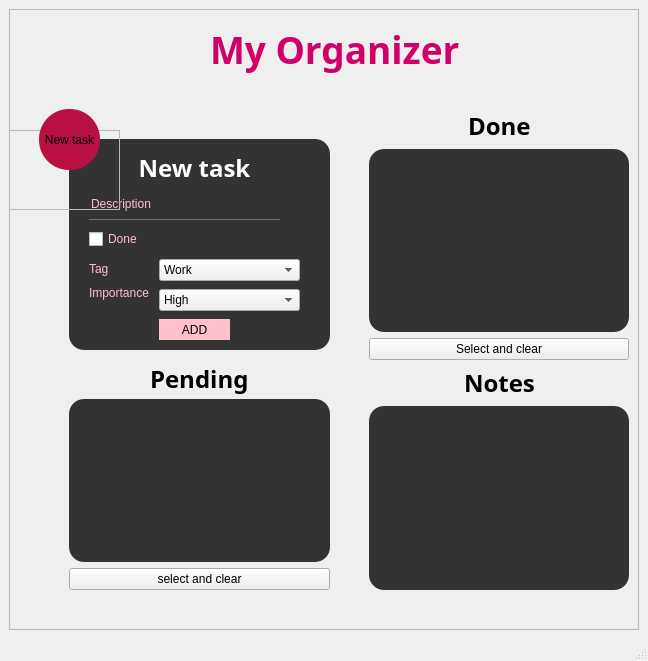
<?xml version="1.0" encoding="UTF-8"?>
<ui version="4.0">
 <class>todomvc</class>
 <widget class="QMainWindow" name="todomvc">
  <property name="geometry">
   <rect>
    <x>0</x>
    <y>0</y>
    <width>648</width>
    <height>661</height>
   </rect>
  </property>
  <property name="windowTitle">
   <string>todomvc</string>
  </property>
  <property name="styleSheet">
   <string notr="true">QpushButton
{
border-radius:60px;
background :pink;
}</string>
  </property>
  <widget class="QWidget" name="centralwidget">
   <layout class="QVBoxLayout" name="verticalLayout_4">
    <item>
     <widget class="QFrame" name="frame">
      <property name="frameShape">
       <enum>QFrame::StyledPanel</enum>
      </property>
      <property name="frameShadow">
       <enum>QFrame::Raised</enum>
      </property>
      <widget class="QFrame" name="frame_2">
       <property name="geometry">
        <rect>
         <x>-9</x>
         <y>121</y>
         <width>120</width>
         <height>80</height>
        </rect>
       </property>
       <property name="frameShape">
        <enum>QFrame::StyledPanel</enum>
       </property>
       <property name="frameShadow">
        <enum>QFrame::Raised</enum>
       </property>
      </widget>
      <widget class="QWidget" name="layoutWidget_2">
       <property name="geometry">
        <rect>
         <x>360</x>
         <y>100</y>
         <width>260</width>
         <height>481</height>
        </rect>
       </property>
       <layout class="QVBoxLayout" name="verticalLayout_5">
        <item>
         <layout class="QHBoxLayout" name="horizontalLayout_4">
          <item>
           <spacer name="horizontalSpacer_7">
            <property name="orientation">
             <enum>Qt::Horizontal</enum>
            </property>
            <property name="sizeHint" stdset="0">
             <size>
              <width>68</width>
              <height>20</height>
             </size>
            </property>
           </spacer>
          </item>
          <item>
           <widget class="QLabel" name="label_6">
            <property name="font">
             <font>
              <family>Segoe Script</family>
              <pointsize>18</pointsize>
              <bold>true</bold>
             </font>
            </property>
            <property name="text">
             <string>Done</string>
            </property>
           </widget>
          </item>
          <item>
           <spacer name="horizontalSpacer_8">
            <property name="orientation">
             <enum>Qt::Horizontal</enum>
            </property>
            <property name="sizeHint" stdset="0">
             <size>
              <width>68</width>
              <height>20</height>
             </size>
            </property>
           </spacer>
          </item>
         </layout>
        </item>
        <item>
         <layout class="QVBoxLayout" name="verticalLayout_3">
          <item>
           <widget class="QListView" name="listView">
            <property name="font">
             <font>
              <pointsize>18</pointsize>
             </font>
            </property>
            <property name="styleSheet">
             <string notr="true">#listView 
{
background : #333;
border-radius:15px;
color : white;
}</string>
            </property>
           </widget>
          </item>
          <item>
           <widget class="QPushButton" name="clearSelect">
            <property name="text">
             <string>Select and clear</string>
            </property>
           </widget>
          </item>
         </layout>
        </item>
        <item>
         <layout class="QVBoxLayout" name="verticalLayout">
          <item>
           <layout class="QHBoxLayout" name="horizontalLayout_2">
            <item>
             <spacer name="horizontalSpacer_5">
              <property name="orientation">
               <enum>Qt::Horizontal</enum>
              </property>
              <property name="sizeHint" stdset="0">
               <size>
                <width>38</width>
                <height>20</height>
               </size>
              </property>
             </spacer>
            </item>
            <item>
             <widget class="QLabel" name="label_7">
              <property name="font">
               <font>
                <family>Segoe Script</family>
                <pointsize>18</pointsize>
                <bold>true</bold>
               </font>
              </property>
              <property name="text">
               <string>Notes</string>
              </property>
             </widget>
            </item>
            <item>
             <spacer name="horizontalSpacer_6">
              <property name="orientation">
               <enum>Qt::Horizontal</enum>
              </property>
              <property name="sizeHint" stdset="0">
               <size>
                <width>38</width>
                <height>20</height>
               </size>
              </property>
             </spacer>
            </item>
           </layout>
          </item>
          <item>
           <widget class="QTextEdit" name="textEdit">
            <property name="styleSheet">
             <string notr="true">#textEdit 
{
background : #333;
border-radius : 15px;
}</string>
            </property>
           </widget>
          </item>
         </layout>
        </item>
       </layout>
      </widget>
      <widget class="QFrame" name="frame_3">
       <property name="geometry">
        <rect>
         <x>60</x>
         <y>130</y>
         <width>261</width>
         <height>211</height>
        </rect>
       </property>
       <property name="styleSheet">
        <string notr="true">QFrame {
background :#333;
border-radius:15px;
}</string>
       </property>
       <property name="frameShape">
        <enum>QFrame::StyledPanel</enum>
       </property>
       <property name="frameShadow">
        <enum>QFrame::Raised</enum>
       </property>
       <widget class="QPushButton" name="pushButton">
        <property name="geometry">
         <rect>
          <x>90</x>
          <y>180</y>
          <width>71</width>
          <height>21</height>
         </rect>
        </property>
        <property name="styleSheet">
         <string notr="true">#pushButton
{
border-radius:15px;
background :pink;
}
#pushButton:hover
{
color:pink;
border-radius:15px;
background :#333;
}
</string>
        </property>
        <property name="text">
         <string>ADD</string>
        </property>
       </widget>
       <widget class="QLineEdit" name="lineEdit">
        <property name="geometry">
         <rect>
          <x>20</x>
          <y>50</y>
          <width>191</width>
          <height>31</height>
         </rect>
        </property>
        <property name="styleSheet">
         <string notr="true">#lineEdit
{
background:transparent;
border:none;
color:pink;
border-bottom:1px solid #717072;
}</string>
        </property>
        <property name="inputMask">
         <string/>
        </property>
        <property name="text">
         <string>Description</string>
        </property>
       </widget>
       <widget class="QCheckBox" name="checkBox">
        <property name="geometry">
         <rect>
          <x>20</x>
          <y>90</y>
          <width>51</width>
          <height>20</height>
         </rect>
        </property>
        <property name="autoFillBackground">
         <bool>false</bool>
        </property>
        <property name="styleSheet">
         <string notr="true">#checkBox 
{
color:pink;

}</string>
        </property>
        <property name="text">
         <string>Done</string>
        </property>
       </widget>
       <widget class="QComboBox" name="comboBox">
        <property name="geometry">
         <rect>
          <x>90</x>
          <y>120</y>
          <width>141</width>
          <height>22</height>
         </rect>
        </property>
        <property name="palette">
         <palette>
          <active>
           <colorrole role="Button">
            <brush brushstyle="SolidPattern">
             <color alpha="255">
              <red>255</red>
              <green>192</green>
              <blue>203</blue>
             </color>
            </brush>
           </colorrole>
           <colorrole role="Base">
            <brush brushstyle="SolidPattern">
             <color alpha="255">
              <red>255</red>
              <green>192</green>
              <blue>203</blue>
             </color>
            </brush>
           </colorrole>
           <colorrole role="Window">
            <brush brushstyle="SolidPattern">
             <color alpha="255">
              <red>255</red>
              <green>192</green>
              <blue>203</blue>
             </color>
            </brush>
           </colorrole>
          </active>
          <inactive>
           <colorrole role="Button">
            <brush brushstyle="SolidPattern">
             <color alpha="255">
              <red>240</red>
              <green>240</green>
              <blue>240</blue>
             </color>
            </brush>
           </colorrole>
           <colorrole role="Base">
            <brush brushstyle="SolidPattern">
             <color alpha="255">
              <red>255</red>
              <green>255</green>
              <blue>255</blue>
             </color>
            </brush>
           </colorrole>
           <colorrole role="Window">
            <brush brushstyle="SolidPattern">
             <color alpha="255">
              <red>240</red>
              <green>240</green>
              <blue>240</blue>
             </color>
            </brush>
           </colorrole>
          </inactive>
          <disabled>
           <colorrole role="Button">
            <brush brushstyle="SolidPattern">
             <color alpha="255">
              <red>255</red>
              <green>192</green>
              <blue>203</blue>
             </color>
            </brush>
           </colorrole>
           <colorrole role="Base">
            <brush brushstyle="SolidPattern">
             <color alpha="255">
              <red>255</red>
              <green>192</green>
              <blue>203</blue>
             </color>
            </brush>
           </colorrole>
           <colorrole role="Window">
            <brush brushstyle="SolidPattern">
             <color alpha="255">
              <red>255</red>
              <green>192</green>
              <blue>203</blue>
             </color>
            </brush>
           </colorrole>
          </disabled>
         </palette>
        </property>
        <property name="styleSheet">
         <string notr="true"/>
        </property>
        <item>
         <property name="text">
          <string>Work</string>
         </property>
         <property name="icon">
          <iconset theme="work">
           <normaloff>.</normaloff>.</iconset>
         </property>
        </item>
        <item>
         <property name="text">
          <string>Personal</string>
         </property>
        </item>
        <item>
         <property name="text">
          <string>other</string>
         </property>
        </item>
       </widget>
       <widget class="QComboBox" name="comboBox_2">
        <property name="geometry">
         <rect>
          <x>90</x>
          <y>150</y>
          <width>141</width>
          <height>22</height>
         </rect>
        </property>
        <item>
         <property name="text">
          <string>High</string>
         </property>
        </item>
        <item>
         <property name="text">
          <string>Medium</string>
         </property>
        </item>
        <item>
         <property name="text">
          <string>Low</string>
         </property>
        </item>
       </widget>
       <widget class="QLabel" name="label_2">
        <property name="geometry">
         <rect>
          <x>20</x>
          <y>120</y>
          <width>31</width>
          <height>21</height>
         </rect>
        </property>
        <property name="text">
         <string>&lt;html&gt;&lt;head/&gt;&lt;body&gt;&lt;p&gt;&lt;span style=&quot; color:pink;&quot;&gt;Tag&lt;/span&gt;&lt;/p&gt;&lt;/body&gt;&lt;/html&gt;</string>
        </property>
       </widget>
       <widget class="QLabel" name="label_3">
        <property name="geometry">
         <rect>
          <x>20</x>
          <y>140</y>
          <width>64</width>
          <height>28</height>
         </rect>
        </property>
        <property name="text">
         <string>&lt;html&gt;&lt;head/&gt;&lt;body&gt;&lt;p&gt;&lt;span style=&quot; color:pink;&quot;&gt;Importance &lt;/span&gt;&lt;/p&gt;&lt;/body&gt;&lt;/html&gt;</string>
        </property>
       </widget>
       <widget class="QLabel" name="label_8">
        <property name="geometry">
         <rect>
          <x>60</x>
          <y>10</y>
          <width>131</width>
          <height>39</height>
         </rect>
        </property>
        <property name="font">
         <font>
          <pointsize>18</pointsize>
          <bold>true</bold>
         </font>
        </property>
        <property name="styleSheet">
         <string notr="true">#label_8
{
font-family : Segoe Script;
}</string>
        </property>
        <property name="text">
         <string>&lt;html&gt;&lt;head/&gt;&lt;body&gt;&lt;p align=&quot;center&quot;&gt;&lt;span style=&quot; color:#ffffff;&quot;&gt;New task&lt;/span&gt;&lt;/p&gt;&lt;/body&gt;&lt;/html&gt;</string>
        </property>
       </widget>
      </widget>
      <widget class="QWidget" name="layoutWidget_3">
       <property name="geometry">
        <rect>
         <x>0</x>
         <y>10</y>
         <width>651</width>
         <height>62</height>
        </rect>
       </property>
       <layout class="QHBoxLayout" name="horizontalLayout_6">
        <item>
         <spacer name="horizontalSpacer_11">
          <property name="orientation">
           <enum>Qt::Horizontal</enum>
          </property>
          <property name="sizeHint" stdset="0">
           <size>
            <width>188</width>
            <height>20</height>
           </size>
          </property>
         </spacer>
        </item>
        <item>
         <widget class="QLabel" name="label_5">
          <property name="font">
           <font>
            <pointsize>28</pointsize>
            <bold>true</bold>
           </font>
          </property>
          <property name="styleSheet">
           <string notr="true">#label_5
{
font-family : Segoe Script;
}</string>
          </property>
          <property name="text">
           <string>&lt;html&gt;&lt;head/&gt;&lt;body&gt;&lt;p&gt;&lt;span style=&quot; color:#d10069;&quot;&gt;My Organizer&lt;/span&gt;&lt;/p&gt;&lt;/body&gt;&lt;/html&gt;</string>
          </property>
         </widget>
        </item>
        <item>
         <spacer name="horizontalSpacer_12">
          <property name="orientation">
           <enum>Qt::Horizontal</enum>
          </property>
          <property name="sizeHint" stdset="0">
           <size>
            <width>198</width>
            <height>20</height>
           </size>
          </property>
         </spacer>
        </item>
       </layout>
      </widget>
      <widget class="QToolButton" name="toolButton">
       <property name="geometry">
        <rect>
         <x>30</x>
         <y>100</y>
         <width>61</width>
         <height>61</height>
        </rect>
       </property>
       <property name="toolTip">
        <string>&lt;html&gt;&lt;head/&gt;&lt;body&gt;&lt;p&gt;&lt;img src=&quot;:/pencil.gif&quot;/&gt;&lt;/p&gt;&lt;/body&gt;&lt;/html&gt;</string>
       </property>
       <property name="styleSheet">
        <string notr="true">#toolButton
{
background :#b91043;
border-radius:30px;

}</string>
       </property>
       <property name="text">
        <string>New task</string>
       </property>
       <property name="icon">
        <iconset resource="all.qrc">
         <normaloff>:/pencil.png</normaloff>:/pencil.png</iconset>
       </property>
       <property name="iconSize">
        <size>
         <width>30</width>
         <height>50</height>
        </size>
       </property>
      </widget>
      <widget class="QWidget" name="layoutWidget_4">
       <property name="geometry">
        <rect>
         <x>70</x>
         <y>350</y>
         <width>241</width>
         <height>41</height>
        </rect>
       </property>
       <layout class="QHBoxLayout" name="horizontalLayout_5">
        <item>
         <spacer name="horizontalSpacer_9">
          <property name="orientation">
           <enum>Qt::Horizontal</enum>
          </property>
          <property name="sizeHint" stdset="0">
           <size>
            <width>68</width>
            <height>20</height>
           </size>
          </property>
         </spacer>
        </item>
        <item>
         <widget class="QLabel" name="label_9">
          <property name="font">
           <font>
            <family>Segoe Script</family>
            <pointsize>18</pointsize>
            <bold>true</bold>
           </font>
          </property>
          <property name="text">
           <string>&lt;html&gt;&lt;head/&gt;&lt;body&gt;&lt;p&gt;Pending&lt;/p&gt;&lt;/body&gt;&lt;/html&gt;</string>
          </property>
         </widget>
        </item>
        <item>
         <spacer name="horizontalSpacer_10">
          <property name="orientation">
           <enum>Qt::Horizontal</enum>
          </property>
          <property name="sizeHint" stdset="0">
           <size>
            <width>68</width>
            <height>20</height>
           </size>
          </property>
         </spacer>
        </item>
       </layout>
      </widget>
      <widget class="QWidget" name="layoutWidget">
       <property name="geometry">
        <rect>
         <x>60</x>
         <y>390</y>
         <width>261</width>
         <height>191</height>
        </rect>
       </property>
       <layout class="QVBoxLayout" name="verticalLayout_2">
        <item>
         <widget class="QListView" name="listView_2">
          <property name="styleSheet">
           <string notr="true">#listView_2
{
background : #333;
border-radius:15px;
color : white;
}</string>
          </property>
         </widget>
        </item>
        <item>
         <widget class="QPushButton" name="pushButton_3">
          <property name="text">
           <string>select and clear</string>
          </property>
         </widget>
        </item>
       </layout>
      </widget>
      <zorder>frame_3</zorder>
      <zorder>layoutWidget</zorder>
      <zorder>frame_2</zorder>
      <zorder>layoutWidget_2</zorder>
      <zorder>layoutWidget_3</zorder>
      <zorder>toolButton</zorder>
      <zorder>layoutWidget_4</zorder>
     </widget>
    </item>
   </layout>
  </widget>
  <widget class="QMenuBar" name="menubar">
   <property name="geometry">
    <rect>
     <x>0</x>
     <y>0</y>
     <width>648</width>
     <height>22</height>
    </rect>
   </property>
  </widget>
  <widget class="QStatusBar" name="statusbar"/>
 </widget>
 <resources>
  <include location="all.qrc"/>
 </resources>
 <connections/>
</ui>
